Frame 1 (no input): blank canvas, image omitted
Frame 60 (the mouse pressed at the canvas centre just before this capture): blank canvas, image omitted
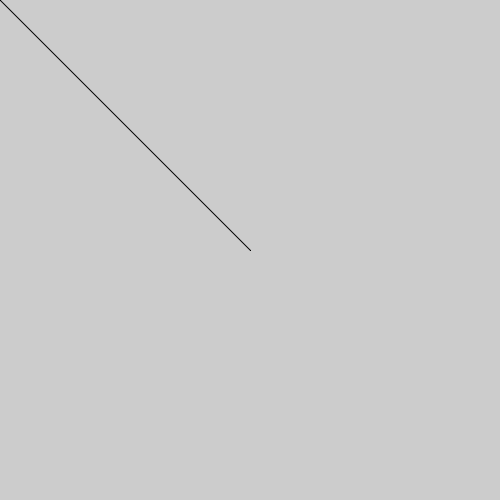
Frame 120 (the mouse held since frame 60 and released just before this capture)

The Processing sketch whose frames 1 and 60 were blank and that drew this single picture after the mouse press (run headless with seeded random() and noise(); from frame 60 on, the mouse is pressed at the canvas centre):

// Processing sketch: basic
// ── basic.pde
void setup(){
  //called once and first
  println("setup");
  //frameRate(1);//wait every 1second
  size(500,500);
  //background(000);
}

void draw(){
   //2nd and repeated 
   println("draw");
   
   //ellipse(mouseX,mouseY,50,50);
  line(pmouseX,pmouseY,mouseX,mouseY);
}
